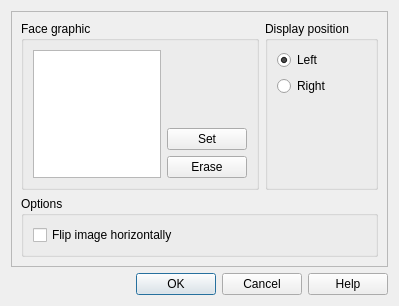
<?xml version="1.0" encoding="UTF-8"?>
<ui version="4.0">
 <class>FaceGraphics</class>
 <widget class="QDialog" name="FaceGraphics">
  <property name="windowModality">
   <enum>Qt::WindowModal</enum>
  </property>
  <property name="geometry">
   <rect>
    <x>0</x>
    <y>0</y>
    <width>378</width>
    <height>305</height>
   </rect>
  </property>
  <property name="sizePolicy">
   <sizepolicy hsizetype="Fixed" vsizetype="Fixed">
    <horstretch>0</horstretch>
    <verstretch>0</verstretch>
   </sizepolicy>
  </property>
  <property name="windowTitle">
   <string>Face Graphics</string>
  </property>
  <property name="modal">
   <bool>true</bool>
  </property>
  <layout class="QVBoxLayout" name="verticalLayout">
   <item>
    <widget class="QFrame" name="frame">
     <property name="frameShape">
      <enum>QFrame::StyledPanel</enum>
     </property>
     <property name="frameShadow">
      <enum>QFrame::Raised</enum>
     </property>
     <layout class="QVBoxLayout" name="verticalLayout_3">
      <item>
       <layout class="QHBoxLayout" name="horizontalLayout">
        <item>
         <widget class="QGroupBox" name="groupBox_2">
          <property name="title">
           <string>Face graphic</string>
          </property>
          <layout class="QHBoxLayout" name="horizontalLayout_2">
           <item>
            <widget class="QGraphicsView" name="face_preview">
             <property name="sizePolicy">
              <sizepolicy hsizetype="Fixed" vsizetype="Fixed">
               <horstretch>128</horstretch>
               <verstretch>0</verstretch>
              </sizepolicy>
             </property>
             <property name="minimumSize">
              <size>
               <width>128</width>
               <height>128</height>
              </size>
             </property>
             <property name="maximumSize">
              <size>
               <width>128</width>
               <height>128</height>
              </size>
             </property>
            </widget>
           </item>
           <item>
            <layout class="QVBoxLayout" name="verticalLayout_6">
             <item>
              <spacer name="verticalSpacer">
               <property name="orientation">
                <enum>Qt::Vertical</enum>
               </property>
               <property name="sizeHint" stdset="0">
                <size>
                 <width>20</width>
                 <height>40</height>
                </size>
               </property>
              </spacer>
             </item>
             <item>
              <widget class="QPushButton" name="button_set">
               <property name="text">
                <string>Set</string>
               </property>
              </widget>
             </item>
             <item>
              <widget class="QPushButton" name="button_erase">
               <property name="text">
                <string>Erase</string>
               </property>
              </widget>
             </item>
            </layout>
           </item>
          </layout>
         </widget>
        </item>
        <item>
         <layout class="QVBoxLayout" name="verticalLayout_2">
          <item>
           <widget class="QGroupBox" name="groupBox">
            <property name="title">
             <string>Display position</string>
            </property>
            <layout class="QVBoxLayout" name="verticalLayout_5">
             <item>
              <widget class="QRadioButton" name="position_left">
               <property name="text">
                <string>Left</string>
               </property>
               <property name="checked">
                <bool>true</bool>
               </property>
              </widget>
             </item>
             <item>
              <widget class="QRadioButton" name="position_right">
               <property name="text">
                <string>Right</string>
               </property>
              </widget>
             </item>
             <item>
              <spacer name="verticalSpacer_2">
               <property name="orientation">
                <enum>Qt::Vertical</enum>
               </property>
               <property name="sizeHint" stdset="0">
                <size>
                 <width>20</width>
                 <height>40</height>
                </size>
               </property>
              </spacer>
             </item>
            </layout>
           </widget>
          </item>
         </layout>
        </item>
       </layout>
      </item>
      <item>
       <widget class="QGroupBox" name="groupBox_3">
        <property name="title">
         <string>Options</string>
        </property>
        <layout class="QVBoxLayout" name="verticalLayout_4">
         <item>
          <widget class="QCheckBox" name="box_flip">
           <property name="text">
            <string>Flip image horizontally</string>
           </property>
          </widget>
         </item>
        </layout>
       </widget>
      </item>
     </layout>
    </widget>
   </item>
   <item>
    <widget class="QDialogButtonBox" name="buttonBox">
     <property name="orientation">
      <enum>Qt::Horizontal</enum>
     </property>
     <property name="standardButtons">
      <set>QDialogButtonBox::Cancel|QDialogButtonBox::Help|QDialogButtonBox::Ok</set>
     </property>
     <property name="centerButtons">
      <bool>false</bool>
     </property>
    </widget>
   </item>
  </layout>
 </widget>
 <resources/>
 <connections>
  <connection>
   <sender>buttonBox</sender>
   <signal>accepted()</signal>
   <receiver>FaceGraphics</receiver>
   <slot>accept()</slot>
   <hints>
    <hint type="sourcelabel">
     <x>248</x>
     <y>254</y>
    </hint>
    <hint type="destinationlabel">
     <x>157</x>
     <y>274</y>
    </hint>
   </hints>
  </connection>
  <connection>
   <sender>buttonBox</sender>
   <signal>rejected()</signal>
   <receiver>FaceGraphics</receiver>
   <slot>reject()</slot>
   <hints>
    <hint type="sourcelabel">
     <x>316</x>
     <y>260</y>
    </hint>
    <hint type="destinationlabel">
     <x>286</x>
     <y>274</y>
    </hint>
   </hints>
  </connection>
  <connection>
   <sender>buttonBox</sender>
   <signal>helpRequested()</signal>
   <receiver>FaceGraphics</receiver>
   <slot>helpRequest()</slot>
   <hints>
    <hint type="sourcelabel">
     <x>298</x>
     <y>204</y>
    </hint>
    <hint type="destinationlabel">
     <x>298</x>
     <y>113</y>
    </hint>
   </hints>
  </connection>
 </connections>
 <slots>
  <slot>helpRequest()</slot>
  <slot>textChanged()</slot>
 </slots>
</ui>
